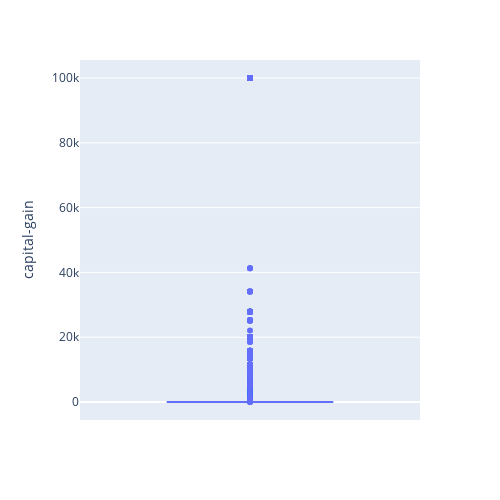

The cell this chart's notebook holds for it:
### Code cell
gain_box = px.box(total, y = 'capital-gain')
gain_box.update_layout(width = 500, height = 500)

### Figure 1 — Plotly figure (JSON) as saved in the notebook; plotly's stock layout.template omitted (floating-point values rounded to 4 significant figures; data arrays with more than 128 entries replaced by an {"elided": "..."} marker saying what was removed)
{"data": [{"alignmentgroup": "True", "hovertemplate": "capital-gain=%{y}<extra></extra>", "legendgroup": "", "marker": {"color": "#636efa"}, "name": "", "notched": false, "offsetgroup": "", "orientation": "v", "showlegend": false, "type": "box", "x0": " ", "xaxis": "x", "y": {"elided": "48842 int values"}, "y0": " ", "yaxis": "y"}], "layout": {"boxmode": "group", "height": 500, "legend": {"tracegroupgap": 0}, "margin": {"t": 60}, "width": 500, "xaxis": {"anchor": "y", "autorange": true, "domain": [0, 1], "range": [-0.5, 0.5], "type": "category"}, "yaxis": {"anchor": "x", "autorange": true, "domain": [0, 1], "range": [-5556.0, 105600.0], "title": {"text": "capital-gain"}, "type": "linear"}}}
